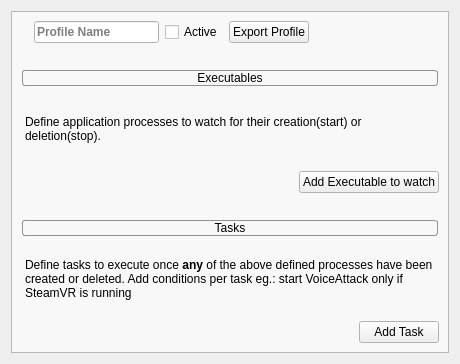
<?xml version="1.0" encoding="UTF-8"?>
<ui version="4.0">
 <class>Form</class>
 <widget class="QWidget" name="Form">
  <property name="geometry">
   <rect>
    <x>0</x>
    <y>0</y>
    <width>460</width>
    <height>364</height>
   </rect>
  </property>
  <property name="windowTitle">
   <string>Form</string>
  </property>
  <layout class="QVBoxLayout" name="verticalLayout">
   <item>
    <widget class="QScrollArea" name="scrollArea">
     <property name="widgetResizable">
      <bool>true</bool>
     </property>
     <widget class="QWidget" name="scrollAreaWidgetContents">
      <property name="geometry">
       <rect>
        <x>0</x>
        <y>0</y>
        <width>440</width>
        <height>344</height>
       </rect>
      </property>
      <property name="palette">
       <palette>
        <active>
         <colorrole role="Base">
          <brush brushstyle="SolidPattern">
           <color alpha="255">
            <red>255</red>
            <green>255</green>
            <blue>255</blue>
           </color>
          </brush>
         </colorrole>
         <colorrole role="Window">
          <brush brushstyle="SolidPattern">
           <color alpha="255">
            <red>248</red>
            <green>248</green>
            <blue>248</blue>
           </color>
          </brush>
         </colorrole>
        </active>
        <inactive>
         <colorrole role="Base">
          <brush brushstyle="SolidPattern">
           <color alpha="255">
            <red>255</red>
            <green>255</green>
            <blue>255</blue>
           </color>
          </brush>
         </colorrole>
         <colorrole role="Window">
          <brush brushstyle="SolidPattern">
           <color alpha="255">
            <red>248</red>
            <green>248</green>
            <blue>248</blue>
           </color>
          </brush>
         </colorrole>
        </inactive>
        <disabled>
         <colorrole role="Base">
          <brush brushstyle="SolidPattern">
           <color alpha="255">
            <red>248</red>
            <green>248</green>
            <blue>248</blue>
           </color>
          </brush>
         </colorrole>
         <colorrole role="Window">
          <brush brushstyle="SolidPattern">
           <color alpha="255">
            <red>248</red>
            <green>248</green>
            <blue>248</blue>
           </color>
          </brush>
         </colorrole>
        </disabled>
       </palette>
      </property>
      <layout class="QVBoxLayout" name="verticalLayout_2">
       <item>
        <layout class="QHBoxLayout" name="profileTitleLayout">
         <item alignment="Qt::AlignLeft">
          <widget class="QLabel" name="profileIconLabel">
           <property name="maximumSize">
            <size>
             <width>18</width>
             <height>18</height>
            </size>
           </property>
           <property name="text">
            <string/>
           </property>
           <property name="pixmap">
            <pixmap resource="res.qrc">:/main/filter_none-24px.svg</pixmap>
           </property>
           <property name="scaledContents">
            <bool>true</bool>
           </property>
          </widget>
         </item>
         <item alignment="Qt::AlignLeft">
          <widget class="QLineEdit" name="profileName">
           <property name="font">
            <font>
             <weight>75</weight>
             <bold>true</bold>
            </font>
           </property>
           <property name="placeholderText">
            <string>Profile Name</string>
           </property>
          </widget>
         </item>
         <item alignment="Qt::AlignLeft">
          <widget class="QCheckBox" name="profileActive">
           <property name="text">
            <string>Active</string>
           </property>
          </widget>
         </item>
         <item alignment="Qt::AlignLeft">
          <widget class="QPushButton" name="exportButton">
           <property name="text">
            <string>Export Profile</string>
           </property>
           <property name="icon">
            <iconset resource="res.qrc">
             <normaloff>:/main/description-24px.svg</normaloff>:/main/description-24px.svg</iconset>
           </property>
          </widget>
         </item>
         <item>
          <spacer name="horizontalSpacer">
           <property name="orientation">
            <enum>Qt::Horizontal</enum>
           </property>
           <property name="sizeHint" stdset="0">
            <size>
             <width>40</width>
             <height>20</height>
            </size>
           </property>
          </spacer>
         </item>
        </layout>
       </item>
       <item>
        <spacer name="verticalSpacer_2">
         <property name="orientation">
          <enum>Qt::Vertical</enum>
         </property>
         <property name="sizeType">
          <enum>QSizePolicy::Fixed</enum>
         </property>
         <property name="sizeHint" stdset="0">
          <size>
           <width>20</width>
           <height>20</height>
          </size>
         </property>
        </spacer>
       </item>
       <item>
        <widget class="QPushButton" name="processExpandBtn">
         <property name="styleSheet">
          <string notr="true">background: rgba(100, 100, 100,0); border: 1px solid; border-radius: 3px; border-color: rgb(146, 146, 146); margin: 1px;</string>
         </property>
         <property name="text">
          <string>Executables</string>
         </property>
         <property name="icon">
          <iconset resource="res.qrc">
           <normaloff>:/main/keyboard_arrow_down-24px.svg</normaloff>
           <normalon>:/main/keyboard_arrow_up-24px.svg</normalon>:/main/keyboard_arrow_down-24px.svg</iconset>
         </property>
         <property name="checkable">
          <bool>true</bool>
         </property>
         <property name="checked">
          <bool>true</bool>
         </property>
        </widget>
       </item>
       <item>
        <widget class="QWidget" name="processBox" native="true">
         <layout class="QVBoxLayout" name="verticalLayout_3">
          <property name="spacing">
           <number>6</number>
          </property>
          <property name="leftMargin">
           <number>4</number>
          </property>
          <property name="topMargin">
           <number>4</number>
          </property>
          <property name="rightMargin">
           <number>4</number>
          </property>
          <property name="bottomMargin">
           <number>4</number>
          </property>
          <item>
           <widget class="QLabel" name="label">
            <property name="text">
             <string>Define application processes to watch for their creation(start) or deletion(stop).</string>
            </property>
            <property name="wordWrap">
             <bool>true</bool>
            </property>
           </widget>
          </item>
         </layout>
        </widget>
       </item>
       <item alignment="Qt::AlignRight">
        <widget class="QPushButton" name="processAddBtn">
         <property name="text">
          <string>Add Executable to watch</string>
         </property>
         <property name="icon">
          <iconset resource="res.qrc">
           <normaloff>:/main/add-24px.svg</normaloff>:/main/add-24px.svg</iconset>
         </property>
        </widget>
       </item>
       <item>
        <spacer name="verticalSpacer">
         <property name="orientation">
          <enum>Qt::Vertical</enum>
         </property>
         <property name="sizeType">
          <enum>QSizePolicy::Fixed</enum>
         </property>
         <property name="sizeHint" stdset="0">
          <size>
           <width>20</width>
           <height>20</height>
          </size>
         </property>
        </spacer>
       </item>
       <item>
        <widget class="QPushButton" name="taskExpandBtn">
         <property name="styleSheet">
          <string notr="true">background: rgba(100, 100, 100,0); border: 1px solid; border-radius: 3px; border-color: rgb(146, 146, 146); margin: 1px;</string>
         </property>
         <property name="text">
          <string>Tasks</string>
         </property>
         <property name="icon">
          <iconset resource="res.qrc">
           <normaloff>:/main/keyboard_arrow_down-24px.svg</normaloff>
           <normalon>:/main/keyboard_arrow_up-24px.svg</normalon>:/main/keyboard_arrow_down-24px.svg</iconset>
         </property>
         <property name="checkable">
          <bool>true</bool>
         </property>
         <property name="checked">
          <bool>true</bool>
         </property>
        </widget>
       </item>
       <item>
        <widget class="QWidget" name="taskBox" native="true">
         <layout class="QVBoxLayout" name="verticalLayout_5">
          <property name="spacing">
           <number>6</number>
          </property>
          <property name="leftMargin">
           <number>4</number>
          </property>
          <property name="topMargin">
           <number>4</number>
          </property>
          <property name="rightMargin">
           <number>4</number>
          </property>
          <property name="bottomMargin">
           <number>4</number>
          </property>
          <item>
           <widget class="QLabel" name="tasksLabel">
            <property name="text">
             <string>&lt;html&gt;&lt;head/&gt;&lt;body&gt;&lt;p&gt;Define tasks to execute once &lt;span style=&quot; font-weight:600;&quot;&gt;any&lt;/span&gt; of the above defined processes have been created or deleted. Add conditions per task eg.: start VoiceAttack only if SteamVR is running&lt;/p&gt;&lt;/body&gt;&lt;/html&gt;</string>
            </property>
            <property name="wordWrap">
             <bool>true</bool>
            </property>
           </widget>
          </item>
         </layout>
        </widget>
       </item>
       <item alignment="Qt::AlignRight">
        <widget class="QPushButton" name="taskAddBtn">
         <property name="text">
          <string>Add Task</string>
         </property>
         <property name="icon">
          <iconset resource="res.qrc">
           <normaloff>:/main/add-24px.svg</normaloff>:/main/add-24px.svg</iconset>
         </property>
        </widget>
       </item>
      </layout>
     </widget>
    </widget>
   </item>
  </layout>
 </widget>
 <resources>
  <include location="res.qrc"/>
 </resources>
 <connections/>
</ui>
